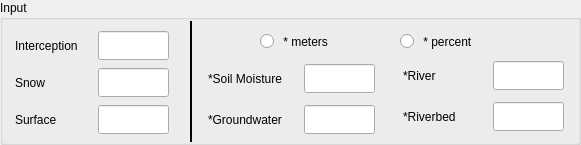
  <widget class="QGroupBox" name="groupBoxInput_1">
   <property name="geometry">
    <rect>
     <x>15</x>
     <y>12</y>
     <width>581</width>
     <height>145</height>
    </rect>
   </property>
   <property name="title">
    <string>Input</string>
   </property>
   <widget class="QLabel" name="textLabel1_2">
    <property name="geometry">
     <rect>
      <x>15</x>
      <y>30</y>
      <width>81</width>
      <height>31</height>
     </rect>
    </property>
    <property name="text">
     <string>Interception</string>
    </property>
   </widget>
   <widget class="QLineEdit" name="lineEditInterception">
    <property name="geometry">
     <rect>
      <x>98</x>
      <y>31</y>
      <width>71</width>
      <height>29</height>
     </rect>
    </property>
    <property name="font">
     <font>
      <pointsize>14</pointsize>
      <weight>75</weight>
      <bold>true</bold>
     </font>
    </property>
    <property name="alignment">
     <set>Qt::AlignRight|Qt::AlignTrailing|Qt::AlignVCenter</set>
    </property>
   </widget>
   <widget class="QRadioButton" name="radioButtonMeters">
    <property name="geometry">
     <rect>
      <x>260</x>
      <y>30</y>
      <width>111</width>
      <height>23</height>
     </rect>
    </property>
    <property name="text">
     <string> * meters</string>
    </property>
   </widget>
   <widget class="QRadioButton" name="radioButtonPercent">
    <property name="geometry">
     <rect>
      <x>400</x>
      <y>30</y>
      <width>101</width>
      <height>23</height>
     </rect>
    </property>
    <property name="text">
     <string> * percent</string>
    </property>
   </widget>
   <widget class="QLabel" name="textLabel1_5">
    <property name="geometry">
     <rect>
      <x>15</x>
      <y>67</y>
      <width>81</width>
      <height>31</height>
     </rect>
    </property>
    <property name="text">
     <string>Snow</string>
    </property>
   </widget>
   <widget class="QLabel" name="textLabel1_6">
    <property name="geometry">
     <rect>
      <x>15</x>
      <y>104</y>
      <width>81</width>
      <height>31</height>
     </rect>
    </property>
    <property name="text">
     <string>Surface</string>
    </property>
   </widget>
   <widget class="QLineEdit" name="lineEditSnow">
    <property name="geometry">
     <rect>
      <x>98</x>
      <y>68</y>
      <width>71</width>
      <height>29</height>
     </rect>
    </property>
    <property name="font">
     <font>
      <pointsize>14</pointsize>
      <weight>75</weight>
      <bold>true</bold>
     </font>
    </property>
    <property name="alignment">
     <set>Qt::AlignRight|Qt::AlignTrailing|Qt::AlignVCenter</set>
    </property>
   </widget>
   <widget class="QLineEdit" name="lineEditSurface">
    <property name="geometry">
     <rect>
      <x>98</x>
      <y>105</y>
      <width>71</width>
      <height>29</height>
     </rect>
    </property>
    <property name="font">
     <font>
      <pointsize>14</pointsize>
      <weight>75</weight>
      <bold>true</bold>
     </font>
    </property>
    <property name="alignment">
     <set>Qt::AlignRight|Qt::AlignTrailing|Qt::AlignVCenter</set>
    </property>
   </widget>
   <widget class="Line" name="line">
    <property name="geometry">
     <rect>
      <x>181</x>
      <y>21</y>
      <width>20</width>
      <height>121</height>
     </rect>
    </property>
    <property name="frameShadow">
     <enum>QFrame::Plain</enum>
    </property>
    <property name="lineWidth">
     <number>2</number>
    </property>
    <property name="midLineWidth">
     <number>2</number>
    </property>
    <property name="orientation">
     <enum>Qt::Vertical</enum>
    </property>
   </widget>
   <widget class="QLabel" name="textLabel1_7">
    <property name="geometry">
     <rect>
      <x>208</x>
      <y>63</y>
      <width>91</width>
      <height>31</height>
     </rect>
    </property>
    <property name="text">
     <string>*Soil Moisture</string>
    </property>
   </widget>
   <widget class="QLabel" name="textLabel1_8">
    <property name="geometry">
     <rect>
      <x>208</x>
      <y>104</y>
      <width>91</width>
      <height>31</height>
     </rect>
    </property>
    <property name="text">
     <string>*Groundwater</string>
    </property>
   </widget>
   <widget class="QLineEdit" name="lineEditGroundwater">
    <property name="geometry">
     <rect>
      <x>304</x>
      <y>105</y>
      <width>71</width>
      <height>29</height>
     </rect>
    </property>
    <property name="font">
     <font>
      <pointsize>14</pointsize>
      <weight>75</weight>
      <bold>true</bold>
     </font>
    </property>
    <property name="alignment">
     <set>Qt::AlignRight|Qt::AlignTrailing|Qt::AlignVCenter</set>
    </property>
   </widget>
   <widget class="QLineEdit" name="lineEditSoilMoisture">
    <property name="geometry">
     <rect>
      <x>304</x>
      <y>64</y>
      <width>71</width>
      <height>29</height>
     </rect>
    </property>
    <property name="font">
     <font>
      <pointsize>14</pointsize>
      <weight>75</weight>
      <bold>true</bold>
     </font>
    </property>
    <property name="alignment">
     <set>Qt::AlignRight|Qt::AlignTrailing|Qt::AlignVCenter</set>
    </property>
   </widget>
   <widget class="QLabel" name="textLabel1_9">
    <property name="geometry">
     <rect>
      <x>403</x>
      <y>60</y>
      <width>81</width>
      <height>31</height>
     </rect>
    </property>
    <property name="text">
     <string>*River</string>
    </property>
   </widget>
   <widget class="QLineEdit" name="lineEditRiverbed">
    <property name="geometry">
     <rect>
      <x>493</x>
      <y>102</y>
      <width>71</width>
      <height>29</height>
     </rect>
    </property>
    <property name="font">
     <font>
      <pointsize>14</pointsize>
      <weight>75</weight>
      <bold>true</bold>
     </font>
    </property>
    <property name="alignment">
     <set>Qt::AlignRight|Qt::AlignTrailing|Qt::AlignVCenter</set>
    </property>
   </widget>
   <widget class="QLineEdit" name="lineEditRiver">
    <property name="geometry">
     <rect>
      <x>493</x>
      <y>61</y>
      <width>71</width>
      <height>29</height>
     </rect>
    </property>
    <property name="font">
     <font>
      <pointsize>14</pointsize>
      <weight>75</weight>
      <bold>true</bold>
     </font>
    </property>
    <property name="alignment">
     <set>Qt::AlignRight|Qt::AlignTrailing|Qt::AlignVCenter</set>
    </property>
   </widget>
   <widget class="QLabel" name="textLabel1_10">
    <property name="geometry">
     <rect>
      <x>403</x>
      <y>101</y>
      <width>81</width>
      <height>31</height>
     </rect>
    </property>
    <property name="text">
     <string>*Riverbed</string>
    </property>
   </widget>
  </widget>
